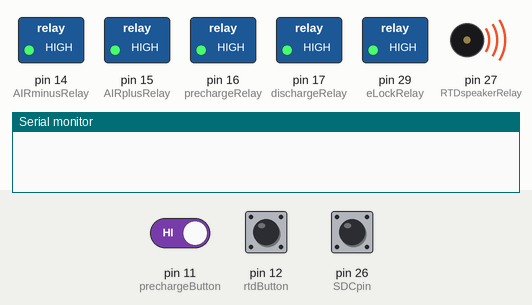
Simulated run of this sketch. Board: Arduino Mega 2560, built with avr-gcc and run on an emulated ATmega2560. Parts: switched loads named in the sketch (green lamp = pin HIGH), buzzer (waves = sounding, pin HIGH), the last lines printed to the serial monitor. The test bench sets the inputs (shaded band); at power-on: pin 11 (prechargeButton) HIGH, pin 26 (SDCpin) LOW, pin 12 (rtdButton) HIGH.

Above: at 1.2 s.
1.3 s: pin 11 (prechargeButton) driven LOW and pin 26 (SDCpin) driven HIGH
At 2.5 s:
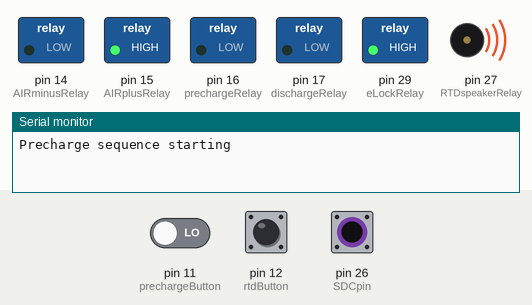
4.3 s: pin 12 (rtdButton) pulled LOW for 0.15 s
At 4.8 s:
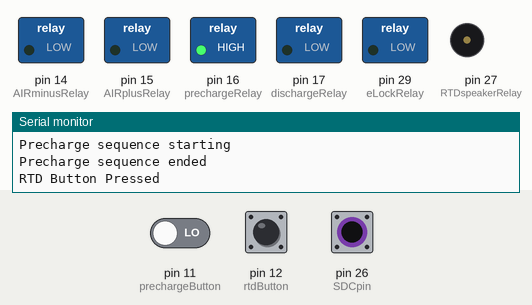
7.4 s: pin 26 (SDCpin) driven LOW
At 8.3 s:
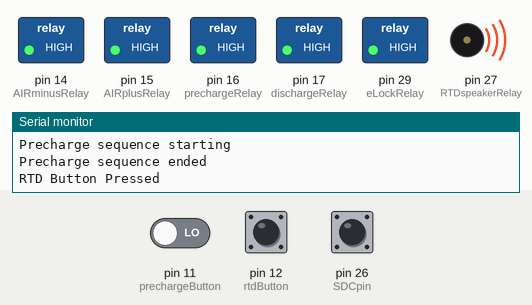
8.9 s: pin 26 (SDCpin) driven HIGH
At 9.5 s:
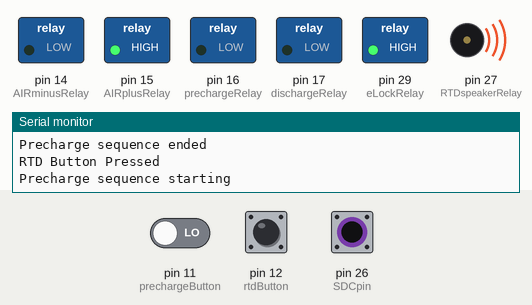
11.9 s: pin 12 (rtdButton) pulled LOW for 1 s
At 14.5 s:
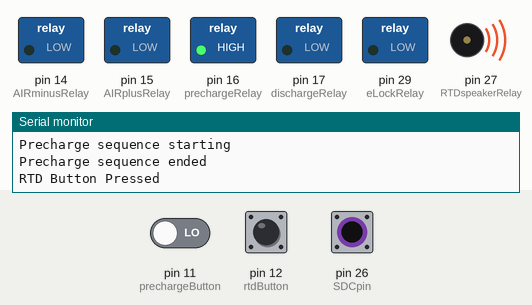
15.4 s: pin 26 (SDCpin) pulsed LOW 2 times (0.12 s each, 0.3 s apart)
At 19.7 s:
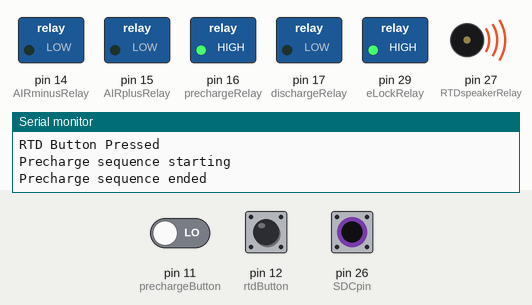
Timing chart, 0 to 20.0 s (numbered marks = the images above; inputs shaded):
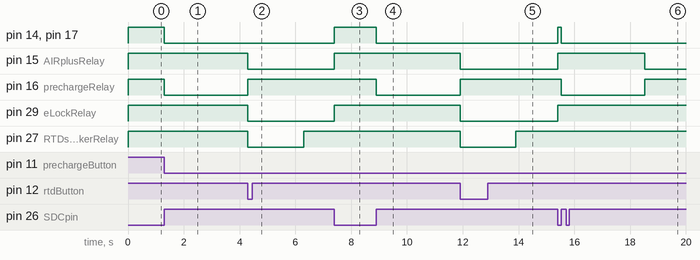

Measured:
- after the input at 1.3 s, pin 14 (AIRminusRelay), pin 16 (prechargeRelay), pin 17 (dischargeRelay): HIGH → LOW at once
- after the input at 4.3 s, pin 29 (eLockRelay): HIGH → LOW at once; pin 27 (RTDspeakerRelay): HIGH → LOW at once, → HIGH 2.0 s later
- after the input at 7.4 s, pin 14 (AIRminusRelay), pin 15 (AIRplusRelay), pin 17 (dischargeRelay), pin 29 (eLockRelay): LOW → HIGH at once
- after the input at 8.9 s, pin 14 (AIRminusRelay), pin 16 (prechargeRelay), pin 17 (dischargeRelay): HIGH → LOW at once
- after the input at 11.9 s, pin 29 (eLockRelay): HIGH → LOW at once; pin 27 (RTDspeakerRelay): HIGH → LOW at once, → HIGH 2.0 s later
- after the input at 15.4 s, pin 14 (AIRminusRelay), pin 17 (dischargeRelay): LOW → HIGH at once, → LOW 0.12 s later; pin 15 (AIRplusRelay): LOW → HIGH at once, → LOW 3.1 s later; pin 16 (prechargeRelay): HIGH → LOW after 0.12 s, → HIGH 3.0 s later; pin 29 (eLockRelay): LOW → HIGH at once

The sketch:

ebaja-master-controller-v6.ino
```cpp
// eBaja Master Controller v6 - modified 10-9-23
// Changelog:
// Added SDC sensing and pre-charge sequence, shifted some pins around for testing
// Added RTD button which is active low with internal pullup resistor to prevent issues with floating input pins
// Added pre-charge button for manual pre-charging
// Changed brake signal to active low, also using internal pull-up resistor on that digital pin
// [TODO]
// Add brake switch input to enter RTD mode
// Add RTD enable signal output to send to ETC Arduino
// analogWrites for MOSFET switching (we wanna vary duty cycle of CF and WP based on temperature, but no temp sensors for Phase I)
// Determine whether pressing RTD button twice should turn the car off
// [Phase II]
// Add KTY84 temp sensor reading w/ resistor divider to get motor temp - must calibrate our readings
// Add UART input to read temps from generic BMS
// Add CAN shield for reading cell temps from MUX
// Add GLV voltage sensing using resistor-divider to analog input. Make the MEGA do something when GLV battery is low

// Operating States
// 0 - everything is off, only way to turn things on is to connect a computer over USB - **think about HV isolation**
// 1 - GLVMS has been enabled - 12V turns on Arduino and everything directly powered by the fusebox is able to turn on
//     Now we can do things like check throttle/brake position, enable cooling fans, water pump, brake light
// 2 - TSMS enabled - supply for the AIRs & pre-charge circuit is completed - only now can the pre-charge sequence occur
// 3 - Pre-charge Button pressed: added a manual precharge button so that pre-charging doesn't occur automatically when TSMS is inserted
//     Additionally, checking SDC status pin when pre-charge button is pressed to ensure that SDC is completed when TSMS is inserted
// 4 - RTD Mode entered - only possible when no major faults present, pre-charge is complete, brake pedal depressed, and RTD button pressed
//     Send enable signal to ETC Arduino using a digital pin so that it can output a throttle signal to I2C
// With all these different operating states, when can we/can we not connect a computer to motor controller, main Arduino, ETC Arduino?
// Throughout this process, think about how everything can fail and what logic the car can use to ensure everything is working

// Error checks
// Ground reference error check: is SDC pin going crazy?
// Pre-charge/AIR checks: how to tell if AIRs fail to turn on? (test bed issue) -> use auxiliary contacts?
//    As a result: voltage during pre-charge will spike up instead of curving like a normal pre-charge

// Note about pin defintions: the green MEGA shield numbers the terminal blocks, but not the black pin headers. Check a normal MEGA to see black header pin numbers

// Defining relay pins
int AIRplusRelay = 15;
int AIRminusRelay = 14;
int prechargeRelay = 16;
int dischargeRelay = 17;
int RTDspeakerRelay = 27;
int eLockRelay = 29;

// Defining MOSFET pins
int waterpumpMOS = 0;
int coolingfansMOS = 0;
int brakelightMOS = 0;

// Shutdown circuit status pin, status variable, and counter
int SDCpin = 26;
int SDCreading = 0;
bool SDCstate = false;

// Variable to store precharge state (always initialize as false to assume precharge did not happen)
int prechargeButton = 11;
int prechargeButtonRead = 0;
bool prechargeState = false;

// Variables to manage RTD button & state
int rtdButton = 12;
int rtdButtonRead = 0;
bool RTDstate = false;

// Other I/O Pins
int busVoltage = 0;   // Analog pin which will read bus voltage (advanced feature, not likely to be implemented on eBaja)
int brakeSignal = 0;  // Digital pin which will be LOW when brake pedal is pressed (signal comes from brake switch)
int RTDout = 0;       // Digital pin which will be HIGH once RTD mode enabled (goes to ETC Arduino)

void setup() {
  Serial.begin(9600);

  // Setting previously chosen pins as inputs/outputs
  pinMode(dischargeRelay, OUTPUT);
  pinMode(prechargeRelay, OUTPUT);
  pinMode(AIRminusRelay, OUTPUT);
  pinMode(AIRplusRelay, OUTPUT);
  pinMode(RTDspeakerRelay, OUTPUT);
  pinMode(eLockRelay, OUTPUT);
  pinMode(waterpumpMOS, OUTPUT);
  pinMode(coolingfansMOS, OUTPUT);
  pinMode(brakelightMOS, OUTPUT);
  pinMode(rtdButton, INPUT_PULLUP);
  pinMode(brakeSignal, INPUT);
  pinMode(SDCpin, INPUT);
  pinMode(prechargeButton, INPUT_PULLUP);

  // Setting all control relays to HIGH when Arduino is initialized to turn them off
  digitalWrite(AIRplusRelay, HIGH);
  digitalWrite(AIRminusRelay, HIGH);
  digitalWrite(prechargeRelay, HIGH);
  digitalWrite(dischargeRelay, HIGH);
  digitalWrite(eLockRelay, HIGH);
  digitalWrite(RTDspeakerRelay, HIGH);

  // Beep the RTD speaker to signify that setup is complete
  digitalWrite(RTDspeakerRelay, LOW);
  delay(3);
  digitalWrite(RTDspeakerRelay, HIGH);
}

void loop() {
  // Checking digital pin input continuously to see if SDC is properly functioning
  // The moment its voltage drops, the SDC opens and the car shuts off
  // Resistor divided w/ three 1k resistors after HVD Interlock. Check for proper ground reference!
  SDCreading = digitalRead(SDCpin);
  if (SDCreading == HIGH) {
    SDCstate = true;
  } else {
    SDCstate = false;
  }

  // If the SDC opens, then open all relays and reset precharge and ready-to-drive states
  if (SDCstate == false) {
    // Turning off ALL relays if SDC is broken
    digitalWrite(AIRplusRelay, HIGH);
    digitalWrite(AIRminusRelay, HIGH);
    digitalWrite(prechargeRelay, HIGH);
    digitalWrite(dischargeRelay, HIGH);
    digitalWrite(eLockRelay, HIGH);
    digitalWrite(RTDspeakerRelay, HIGH);
    prechargeState = false;
    RTDstate = false;  // Also setting RTDstate back to false since we exit RTD state whenever SDC opens
  }

  prechargeButtonRead = digitalRead(prechargeButton);
  if (prechargeButtonRead == 0) {
    if (!prechargeState && SDCstate == true) {  // If statement so that pre-charge only runs once
      Serial.println("Precharge sequence starting");
      digitalWrite(dischargeRelay, LOW);  // discharge relay is NC, so must give it power by commanding control relays LOW to disconnect outputs
      digitalWrite(AIRminusRelay, LOW);
      digitalWrite(prechargeRelay, LOW);
      delay(3000);  // insert appropriate delay here for pre-charge to complete
      digitalWrite(prechargeRelay, HIGH);
      digitalWrite(AIRplusRelay, LOW);
      prechargeState = true;
      Serial.println("Precharge sequence ended");
    }
  }

  // Watch for RTD switch input, then check if SDC is good (again), pre-charge has completed successfully, and brake pedal is being pressed
  // Also send RTd output to ETC Arduino on a digital pin
  rtdButtonRead = digitalRead(rtdButton);
  if (rtdButtonRead == LOW) {
    if (SDCstate == true && prechargeState == true) {  // Add check for pressing brake pedal
      if (RTDstate == false) {
        digitalWrite(eLockRelay, LOW);
        Serial.println("RTD Button Pressed");

        // Pin to send RTD signal to ETC Arduino
        digitalWrite(RTDout, HIGH);

        // Writing RTD speaker LOW for 2s to turn on, then writing HIGH
        digitalWrite(RTDspeakerRelay, LOW);
        delay(2000);
        digitalWrite(RTDspeakerRelay, HIGH);

        // Setting RTDstate to 1 so that we only "turn on" the car once
        RTDstate = true;
      }
    }
  }

  // Steal motor temp info from the built-in KTY84 thermistor in the motor
  // Use KTY84 w/ resistor divider - will have to calibrate the sensor and compare to motor controller values
  // Once we have MOSFETs, use motor temp to determine duty cycle to run MOSFETs

  // Enable brake light whenever brake light signal input is LOW - this code is basically done
  if (brakeSignal == LOW) {
    digitalWrite(brakelightMOS, HIGH);
  } else {
    digitalWrite(brakelightMOS, LOW);
  }
}
```
